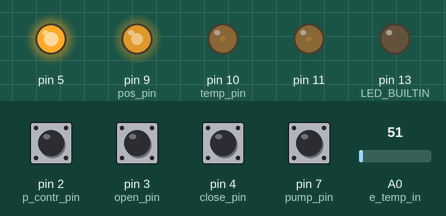
Recording of a program running on a simulated Arduino Nano, built with avr-gcc and run on an emulated ATmega328P. Parts: output pins drawn as LEDs (lit = HIGH). Inputs (shaded band) come from the test bench; at power-on: pin 2 (p_contr_pin), pin 3 (open_pin), pin 4 (close_pin), pin 7 (pump_pin) HIGH, A0 (e_temp_in) = 51. EEPROM starts erased; what the program prints to the serial monitor is not drawn.

Above: at 1.2 s.
1.3 s: pin 3 (open_pin) pulled LOW for 1 s
At 1.48 s:
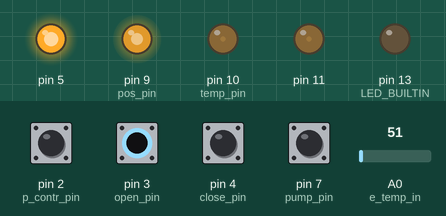
3.8 s: A0 (e_temp_in) set to 61
At 4.5 s:
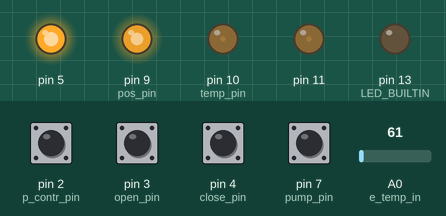
5.7 s: pin 4 (close_pin) pulled LOW for 0.15 s
At 6.7 s:
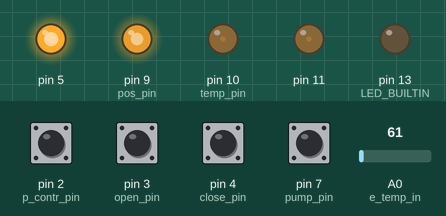
7.3 s: pin 3 (open_pin) pulled LOW for 0.15 s
At 8.6 s:
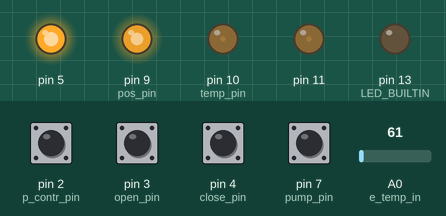
8.9 s: pin 4 (close_pin) pulled LOW for 1 s
At 9.05 s:
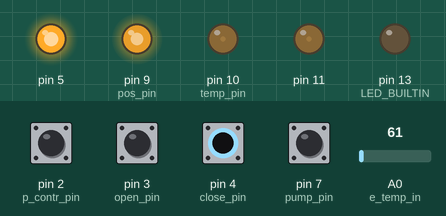
11.4 s: pin 2 (p_contr_pin) pulled LOW for 0.15 s
At 12.5 s:
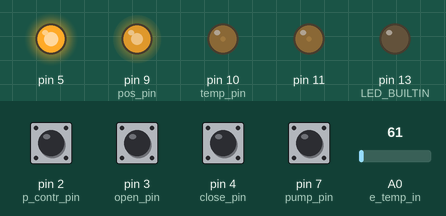
Timing chart, 0 to 14.0 s (numbered marks = the images above; inputs shaded):
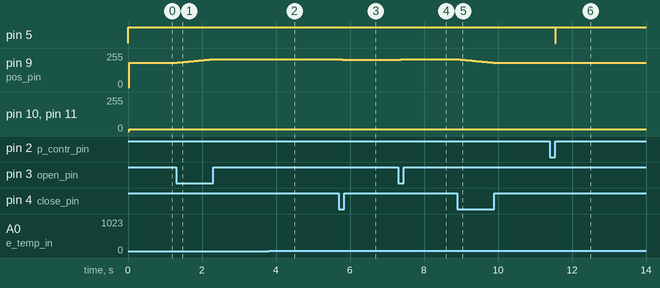

The program:

main.cpp
```cpp
#include <Arduino.h>
#include <EEPROM.h>
#include <TimerOne.h>
// #include <numeric>

#define open_pin 3     // Valve open signal from ECU, inverted, need pullup
#define close_pin 4    // Valve close signal from ECU, inverted, need pullup
#define pump_pin 7     // Pump control, inverted, need pullup
#define p_contr_pin 2  // Power supply control pin, inverted, need pullup
#define pos_pin 9      // PWM output emulating valve position sensor
#define temp_pin 10    // PWM output emulating temperature sensor
#define e_temp_in A0   // ADC input for engine temperature sensor
#define e_temp_out 11  // PWM output emulating engine temperature sensor

#define p_contr_inter digitalPinToInterrupt(p_contr_pin)

const unsigned char initkey = 10;
const int initaddr = 0;
const int dataaddr = 1;

#define debug

#define eeput  // Save data to eeprom using put method
// #define eewrite //Force saving all data to eeprom using write

struct tprow {
  int t;
  unsigned int p;
  float d;
};

const tprow tptable[] = {
    {140, 0, 0.00},    {116, 10, -0.42},  {90, 20, -0.38},   {75, 30, -0.67},
    {64, 40, -0.91},   {55, 50, -1.11},   {50, 60, -2.00},   {43, 70, -1.43},
    {38, 80, -2.00},   {33, 90, -2.00},   {29, 100, -2.50},  {25, 110, -2.50},
    {21, 120, -2.50},  {17, 130, -2.50},  {13, 140, -2.50},  {10, 150, -3.33},
    {6, 160, -2.50},   {3, 170, -3.33},   {-1, 180, -2.50},  {-5, 190, -2.50},
    {-9, 200, -2.50},  {-14, 210, -2.00}, {-19, 220, -2.00}, {-25, 230, -1.67},
    {-34, 240, -1.11}, {-40, 255, -2.50}};

const tprow titable[] = {{30, 400, -9.0}, {40, 310, -9.0}, {50, 240, -7.0},
                         {60, 175, -6.5}, {70, 138, -3.7}, {80, 100, -3.8},
                         {90, 80, -2.0},  {95, 70, -2.0},  {140, 0, -1.6}};

class PWM {
 private:
  /* data */
 public:
  void init() {
    DDRB |= B00001110;   // Enable outputs OC1A, OC1B, OC2A
                         // Initialising TC1
    TCCR1A = B10100001;  // Clear OC1A/OC1B (pins D9, D10) on Compare Match
    TCCR1B = B00001001;  // set Fast PWM, 8-bit mode, with top at 0x00FF,
                         // set No prescaling (62.5 kHz)
    TCCR1C = B00000000;  // Disable Force Output Compare
    OCR1A = 0;           // Set A duty
    OCR1B = 0;           // Set B duty
                         // Initialising TC2
    TCCR2A = B10000011;  // Clear OC2A (pin D11) on Compare Match
                         // (non-inverting mode)
    TCCR2B = B00000001;  // Set Fast PWM with top at 0xFF (62.5 kHz),
                         // disable Force Output Compare, set No prescaling
    OCR2A = 0;           // Set A duty
  }
  void D9(int val) { OCR1A = max(0, min(val, 255)); }
  void D10(int val) { OCR1B = max(0, min(val, 255)); }
  void D11(int val) { OCR2A = max(0, min(val, 255)); }
  int D9() { return OCR1A; }
  int D10() { return OCR1B; }
  int D11() { return OCR2A; }
} pwm;

class Valve {
 private:
  float pos = 3.5;
  const float posinc = 0.5;  // in V/s
  unsigned long lt = 0;      // Last run time in millis

 public:
  int topwm(float v) { return max(0, min(v * 52.31, 255)); };

  void set(float val) {
    pos = val;
    update();
  }
  float get() { return pos; }

  void update() {
    unsigned long ct = millis();
    if (ct > lt) {
      int op_state = digitalRead(open_pin);
      int cp_state = digitalRead(close_pin);
      if (op_state == LOW || cp_state == LOW || !lt) {
        unsigned long dt = ct - lt;
        float dv = dt * posinc / 1000;
        if (op_state == LOW) {
          pos += dv;
        }
        if (cp_state == LOW) {
          pos -= dv;
        }
        pwm.D9(topwm(pos));
      }
    }
    lt = ct;
  }

} valve;

class Tanktemp {
 private:
  float temp = 40;

 public:
  void set(float val) { temp = val; }

  float get() { return temp; }

  unsigned int topwm(float t) {
    int rows = sizeof(tptable) / sizeof(tprow);
    for (int i = 0; i < rows; i++) {
      tprow r = tptable[i];
      if (t >= r.t) {
        return r.p + (t - r.t) * r.d;
      }
    }
    return 255;
  }

  void update() { pwm.D10(topwm(temp)); }
} ttemp;

class EngineTemp {
 private:
  float tempin;
  float tempout;

 public:
  void update() {
    tempin = fromadc();
    tempout = tempin;
    pwm.D11(topwm(tempout));
  }
  float fromadc() {
    float adc = 0;
    const int n = 10;
    for (int i = 0; i < n; i++) {
      adc += analogRead(e_temp_in);
    }
    adc = adc / n;
    int rows = sizeof(titable) / sizeof(tprow);
    for (int i = 0; i < rows; i++) {
      tprow r = titable[i];
      if (adc >= r.p) {
        return r.t + (adc - r.p) / r.d;
      }
    }
    return 140;
  }
  float getin() { return tempin; }
  float getout() { return tempout; }
  unsigned int topwm(float t) {
    int rows = sizeof(tptable) / sizeof(tprow);
    for (int i = 0; i < rows; i++) {
      tprow r = tptable[i];
      if (t >= r.t) {
        return r.p + (t - r.t) * r.d;
      }
    }
    return 255;
  }
} etemp;

#ifdef debug
class Debugger {
 private:
  void senddata() {
    struct SendData {
      int op = digitalRead(open_pin);
      int cp = digitalRead(close_pin);
      int pp = digitalRead(pump_pin);
      int pcp = digitalRead(p_contr_pin);
      float vp = valve.get();
      float tt = ttemp.get();
      float eti = etemp.getin();
      float eto = etemp.getout();
      const char end[2]{'\r', '\n'};

    } d;
    Serial.write((char *)&d, sizeof(d));
  }
  unsigned long lasttime = 0;

 public:
  enum SendMode { ASCII, BYTES, PWM };

  void work() {
    if (lasttime + 100 < millis() || lasttime > millis()) {
      senddata();
      lasttime = millis();
    }
  }

} debugger;
#endif

class EE {
 private:
 public:
  struct Data {
    float pos;
    float temp;
  } data;

  unsigned long intdistime = 0;

  void init() {          // Enable INT0 interupts
    EICRA |= B00000011;  // The rising edge of INT0 generates an interrupt
                         // request
    EIFR |= B00000001;   // Clear External Interrupt Flag 0
    EIMSK |= B00000001;  // External Interrupt Request 0 Enable
  }

  void upd() {
    data.pos = valve.get();
    data.temp = ttemp.get();
    if (intdistime + 50 < millis() && intdistime) {
      intenable();
      intdistime = 0;
    }
  }

  void save() {
    EEPROM.put(dataaddr, data);
    EEPROM.put(initaddr, initkey);
  }

  void restore() {
    unsigned char initval;
    if (EEPROM.get(initaddr, initval) == initkey) {
      EEPROM.get(dataaddr, data);
      valve.set(data.pos);
      ttemp.set(data.temp);
    } else {
      upd();
      save();
    }
  }

  bool intenabled() { return !!(EIMSK & B00000001); }
  void intenable() {
    EIFR |= B00000001;
    EIMSK |= B00000001;
  }
  void intdisable() {
    EIMSK &= B11111110;
    intdistime = millis();
  }
  void intraise() { EIFR &= B11111110; }
} ee;

ISR(INT0_vect) {  // Interrupt controling input voltage. Is trigered on falling
                  // edge.
  digitalWrite(5, LOW);
#ifdef eeput
  ee.save();
#endif
#ifdef eewrite
  EEPtr e = dataaddr;
  const uint8_t *ptr = (const uint8_t *)&ee.data;
  for (int count = sizeof(ee.data); count; --count, ++e) {
    *e = *ptr++;
  };
#endif
  digitalWrite(5, HIGH);
  ee.intdisable();
}

void setup() {
  // Setting inputs and outputs
  pinMode(open_pin, INPUT_PULLUP);
  pinMode(close_pin, INPUT_PULLUP);
  pinMode(pump_pin, INPUT_PULLUP);
  pinMode(p_contr_pin, INPUT_PULLUP);
  pinMode(LED_BUILTIN, OUTPUT);
  pinMode(5, OUTPUT);
  digitalWrite(LED_BUILTIN, LOW);
  digitalWrite(5, HIGH);

#ifdef debug
  Serial.begin(115200);
#endif

  pwm.init();
  ee.init();
  ee.restore();
}

void loop() {
#ifdef debug
  debugger.work();
#endif

  // Updating analog outputs
  valve.update();
  etemp.update();
  ttemp.set(etemp.getin());
  ttemp.update();

  // Updating EEPROM Data (without writing)
  ee.upd();
}
```

Measured:
- after the input at 1.3 s, pin 9 (pos_pin): moves from 183/255 to 209/255 over 0.96 s, starting at once
- after the input at 3.8 s, pin 10 (temp_pin), pin 11: 13/255 → 15/255 at once
- after the input at 5.7 s, pin 9 (pos_pin): 209/255 → 205/255 at once
- after the input at 7.3 s, pin 9 (pos_pin): 205/255 → 209/255 at once
- after the input at 8.9 s, pin 9 (pos_pin): moves from 209/255 to 183/255 over 0.96 s, starting at once
- after the input at 11.4 s, pin 5: HIGH → LOW after 0.15 s, → HIGH 0.02 s later
